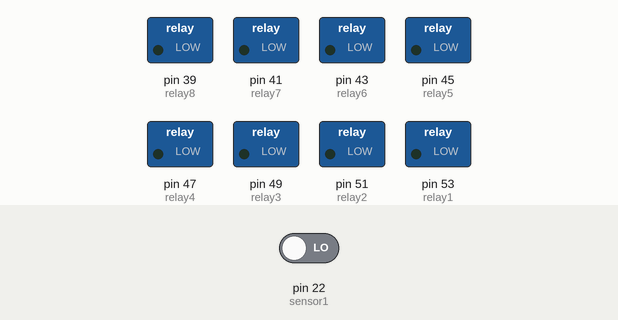
The sketch below on a simulated Arduino Mega 2560, built with avr-gcc and run on an emulated ATmega2560. Shown: switched loads named in the sketch (green lamp = pin HIGH). The inputs (shaded band) are chosen by the test bench; at power-on: pin 22 (sensor1) LOW. Pins used as bus, display or sensor lines are not drawn.

Above: at 0.1 s.
At 10.1 s:
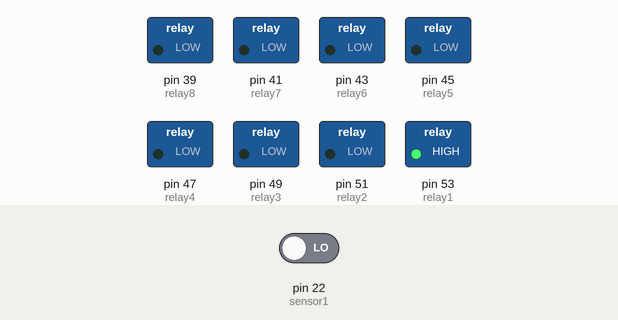
Timing chart, 0 to 11.6 s (numbered marks = the images above):
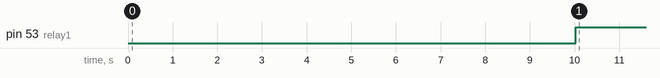

Measured:
- by itself, pin 53 (relay1): LOW → HIGH at 10.0 s

The sketch:

relayTest.ino
```cpp
#include <TimerThree.h>

#define relay1 53
#define relay2 51
#define relay3 49
#define relay4 47
#define relay5 45
#define relay6 43
#define relay7 41
#define relay8 39

#define sensor1 22
#define vout1 23

#define ml_per_sec 33

void setup(){
  pinMode(relay1,OUTPUT);
  pinMode(relay2,OUTPUT);
  pinMode(relay3,OUTPUT);
  pinMode(relay4,OUTPUT);
  pinMode(relay5,OUTPUT);
  pinMode(relay6,OUTPUT);
  pinMode(relay7,OUTPUT);
  pinMode(relay8,OUTPUT);
  pinMode(relay8,OUTPUT);
  pinMode(relay8,OUTPUT);
  pinMode(sensor1,INPUT);
  pinMode(vout1,OUTPUT);
  long desiredFrequency=ml_per_sec;//Set frequency to be ml/sec so
    //the interrupt calls has a 1:1 ratio of calls to ml dispensed
  int microSeconds=(1000000/desiredFrequency);
  Timer3.initialize(microSeconds);
  Timer3.attachInterrupt(timedInterupt,microSeconds);
  Serial.begin(9600);
}
void loop(){
}
int mL_target=10;
int mL_poured=0;
int delayCounter=10*ml_per_sec;
int iterationCount=0;

void timedInterupt(){
  if(delayCounter>0){
    delayCounter--;
    return;
  }
  if(mL_poured<mL_target){
    digitalWrite(vout1,HIGH);
    //delay(1);
    int readS1=digitalRead(sensor1);
    if(readS1==HIGH){//if the sensor says there is fluid in the hose
      mL_poured++;
    }
    digitalWrite(vout1,LOW);
    if(mL_poured<mL_target){//if there is volume left
      digitalWrite(relay1,HIGH);//turn on the pump
    }else{//if there isn't any volume left
      digitalWrite(relay1,LOW);//make sure the pump is off
    }
  }else{
    digitalWrite(relay1,LOW);//Really make sure its off
    mL_poured=0;
    if(iterationCount++>=3){
      iterationCount=0;
      mL_target+=5;
    }
    delayCounter=10*ml_per_sec;//give a ten second pause after each measurement
  }
}
```
